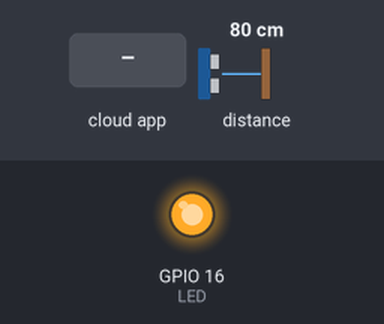
This sketch was run on a simulated ESP8266 (NodeMCU). On the bench: output pins drawn as LEDs (lit = HIGH). The inputs (shaded band) are chosen by the test bench; at power-on: distance to the obstacle 80 cm. The echo pulse lasts 58.3 µs per cm; WiFi joins after 1.5 s; servers stay silent unless stated; uploads are accepted with an empty reply; the Firebase database answers and starts empty; pins used as bus, display or sensor lines are not drawn; what the sketch prints to the serial monitor is not drawn.

Above: at 2.7 s.
2.8 s: the phone or cloud app sets sensor_status to 1
At 3.5 s:
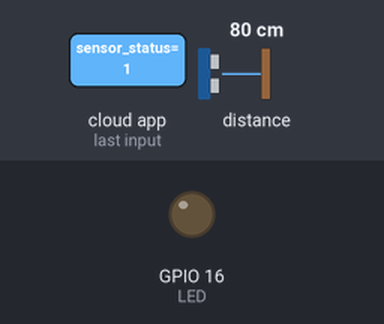
6.0 s: the phone or cloud app sets sensor_status to 0
At 6.7 s:
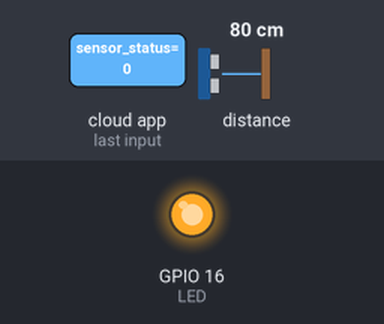
Timing chart, 0 to 9.0 s (numbered marks = the images above; inputs shaded):
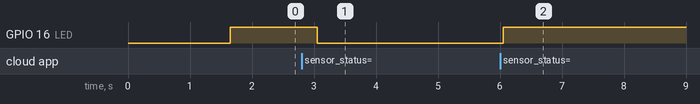

The sketch:

Door_Assistant.ino
```cpp
#include <ESP8266WiFi.h>
#include <FirebaseArduino.h>
#include <ESP8266HTTPClient.h>
#define FIREBASE_HOST "<host_here>"
#define FIREBASE_AUTH "<auth_key>"
#define WIFI_SSID "<ssid>"
#define WIFI_PASSWORD "<password>"
#define LED 16 //new add
#define SERVER_KEY "<server_key>"

// defines pins numbers
const int trigPin = 2;  //D4
const int echoPin = 0;  //D3

//defines door status
bool  doorStatus=0;     //0 means door is closed


// defines variables
long duration;
int distance;
bool sensor_status;//new add


void setup() {
Serial.begin(9600);
// connect to wifi.
WiFi.begin(WIFI_SSID, WIFI_PASSWORD);
Serial.print("connecting");
while (WiFi.status() != WL_CONNECTED) {
Serial.print(".");
delay(500);
}
Serial.println();
Serial.print("connected: ");
Serial.println(WiFi.localIP());
Firebase.begin(FIREBASE_HOST, FIREBASE_AUTH);
pinMode(trigPin, OUTPUT); // Sets the trigPin as an Output
pinMode(echoPin, INPUT); // Sets the echoPin as an Input
pinMode(LED,OUTPUT);     //new add
}


void loop() {
  sensor_status = Firebase.getBool("sensor_status");
  //Serial.print("Sensor status");
  //Serial.println(sensor_status);
  if(sensor_status==1)
     digitalWrite(LED,LOW);
  else digitalWrite(LED,HIGH);

if (sensor_status == 1) {
// Clears the trigPin
digitalWrite(trigPin, LOW);
delayMicroseconds(2);

// Sets the trigPin on HIGH state for 10 micro seconds
digitalWrite(trigPin, HIGH);
delayMicroseconds(10);
digitalWrite(trigPin, LOW);

// Reads the echoPin, returns the sound wave travel time in microseconds
duration = pulseIn(echoPin, HIGH);

// Calculating the distance
distance= duration*0.034/2;
// Prints the distance on the Serial Monitor
//Serial.print("Distance: ");
//Serial.print(distance);

delay(20);
if(distance<5){
  if(doorStatus==1){
        //Serial.println(distance);
      delay(20);
      Serial.println("Door closed");
      Firebase.setBool("door_open",false);


 doorStatus=0;}
    }
    else
    {

      if(doorStatus==0){
        //Serial.println(distance);
      delay(20);
      Serial.println("Door open");
      Firebase.setBool("door_open",true);
      doorStatus=1;

      if (sensor_status==1) {
        //Serial.println("Notification");
        sendNotification();
      }}
    }
}
  delay(200);
}

void sendNotification() {
     HTTPClient http;    //Declare object of class HTTPClient

     http.begin("http://fcm.googleapis.com/fcm/send");      //Specify request destination
     http.addHeader("Content-Type","application/json");  //Specify content-type header
     http.addHeader("Authorization","key=<server_key>");  //Specify content-type header

     String data = "{\n";
     data += "\"notification\": {\n";
     data += "\"title\" : \"SECURITY ALERT!\",\n";
     data += "\"body\": \"WARNING: Your door has been broken into.\",\n";
     data += "\"sound\" : \"notification.mp3\"\n";
     data += "}\n";
     data += ",\n";
     data += "\"to\" : \"/topics/door_status\"\n";
     data += "}\"\n";

     //Serial.println(data);

     int httpCode = http.POST(data);   //Send the request
     String payload = http.getString();                  //Get the response payload

     Serial.println(httpCode);   //Print HTTP return code
     Serial.println(payload);    //Print request response payload
     http.end();
}
```

Measured:
- after the input at 2.8 s, GPIO 16 (LED): HIGH → LOW after 0.25 s
- after the input at 6.0 s, GPIO 16 (LED): LOW → HIGH after 0.05 s
